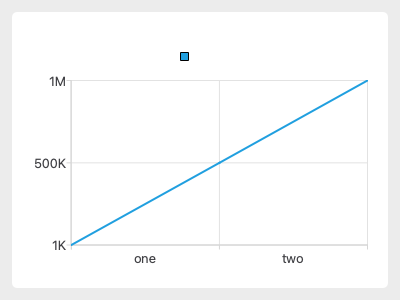

Recreate this plot in Python.
import sys
from PySide6.QtWidgets import QApplication, QMainWindow
from PySide6.QtCharts import QChart, QChartView, QLineSeries, QCategoryAxis
from PySide6.QtCore import Qt
from PySide6.QtGui import QPainter

def test_chart():
    app = QApplication(sys.argv)
    window = QMainWindow()
    
    chart = QChart()
    series = QLineSeries()
    series.append(0, 1000)
    series.append(1, 500000)
    series.append(2, 1000000)
    chart.addSeries(series)
    
    axis_x = QCategoryAxis()
    axis_x.append("zero", 0)
    axis_x.append("one", 1)
    axis_x.append("two", 2)
    chart.addAxis(axis_x, Qt.AlignBottom)
    series.attachAxis(axis_x)
    
    axis_y = QCategoryAxis()
    axis_y.setLabelsPosition(QCategoryAxis.AxisLabelsPositionOnValue)
    axis_y.append("1K", 1000)
    axis_y.append("500K", 500000)
    axis_y.append("1M", 1000000)
    chart.addAxis(axis_y, Qt.AlignLeft)
    series.attachAxis(axis_y)
    
    view = QChartView(chart)
    view.setRenderHint(QPainter.RenderHint.Antialiasing)
    
    window.setCentralWidget(view)
    window.resize(400, 300)
    
    # Render to a pixmap
    pixmap = view.grab()
    pixmap.save("test_chart.png")

if __name__ == "__main__":
    test_chart()
